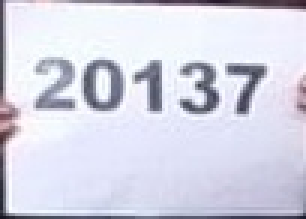
#> input picture paper_crops/WhatsApp_Image_2026-02-23_at_08.00.46_paper_1.jpg, 102 x 73 px, found by its file name (shown 3 times larger); its folder holds only this picture in this run
$ python -i process_for_ocr_soft.py   (imports and definitions only)
#> lines starting #> are read from the running program, lines starting #| are printed output that depends on the picture
import cv2
import os
import shutil

INPUT_DIR = "paper_crops"
OUTPUT_DIR = "paper_preprocessed"


def run_preprocess_soft():
    """
    Prétraitement OCR doux :
    - enlève la saleté du papier
    - évite le sur-contraste
    - respecte les écritures faibles
    """

    if not os.path.exists(INPUT_DIR):
        print("❌ paper_crops introuvable")
        return 0

    # Nettoyage du dossier de sortie
    shutil.rmtree(OUTPUT_DIR, ignore_errors=True)
    os.makedirs(OUTPUT_DIR, exist_ok=True)

    processed = 0

    for filename in os.listdir(INPUT_DIR):
        if not filename.lower().endswith((".jpg", ".png")):
            continue

        path = os.path.join(INPUT_DIR, filename)
        img = cv2.imread(path)
#> img is the input picture: shape (73, 102, 3); mean B, G, R 228.1, 213.7, 213

        if img is None:
            continue

        # 1. Grayscale
        gray = cv2.cvtColor(img, cv2.COLOR_BGR2GRAY)
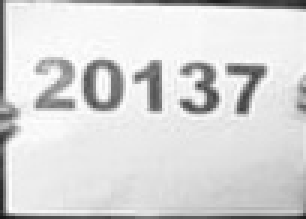
#> gray: shape (73, 102) (shown 3 times larger); min 22, max 254, mean 215.2

        # 2. Débruitage intelligent
        denoised = cv2.fastNlMeansDenoising(
            gray,
            h=15,
            templateWindowSize=7,
            searchWindowSize=21
        )

        # 3. CLAHE doux
        clahe = cv2.createCLAHE(
            clipLimit=1.8,
            tileGridSize=(8, 8)
        )
        enhanced = clahe.apply(denoised)
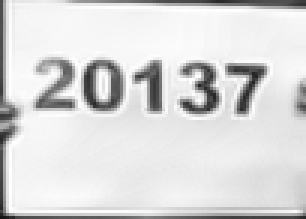
#> enhanced: shape (73, 102) (shown 3 times larger); min 20, max 255, mean 217.8

        # 4. Flou léger final
        final = enhanced

        output_path = os.path.join(
            OUTPUT_DIR,
            filename.rsplit(".", 1)[0] + "_clean.png"
        )

        cv2.imwrite(output_path, final)
        processed += 1

    print(f"🧼 Prétraitement OCR soft terminé ({processed} images)")
    return processed

>>> result = run_preprocess_soft()

$ run again, on paper_crops/WhatsApp_Image_2026-02-23_at_08.00.46_paper_5.jpg
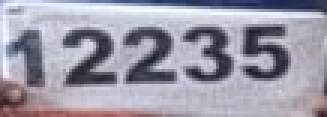
#> input picture paper_crops/WhatsApp_Image_2026-02-23_at_08.00.46_paper_5.jpg, 109 x 39 px, found by its file name (shown 3 times larger)
#> in run_preprocess_soft, img is the input picture: shape (39, 109, 3); mean B, G, R 168.9, 154.1, 156.2
#> in run_preprocess_soft, `gray = cv2.cvtColor(img, cv2.COLOR_BGR2GRAY)`:
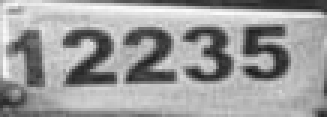
#> gray: shape (39, 109) (shown 3 times larger); min 26, max 253, mean 156.4
#> in run_preprocess_soft, `enhanced = clahe.apply(denoised)`:
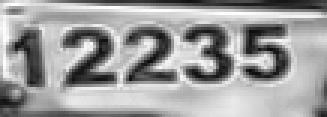
#> enhanced: shape (39, 109) (shown 3 times larger); min 10, max 255, mean 158

$ run again, on paper_crops/WhatsApp_Image_2026-02-23_at_08.00.46_paper_6.jpg
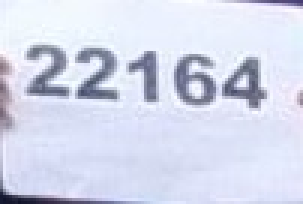
#> input picture paper_crops/WhatsApp_Image_2026-02-23_at_08.00.46_paper_6.jpg, 101 x 68 px, found by its file name (shown 3 times larger)
#> in run_preprocess_soft, img is the input picture: shape (68, 101, 3); mean B, G, R 235.4, 217.1, 212.5
#> in run_preprocess_soft, `gray = cv2.cvtColor(img, cv2.COLOR_BGR2GRAY)`:
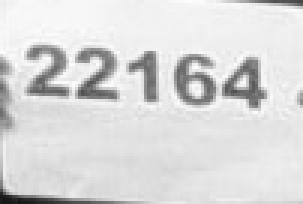
#> gray: shape (68, 101) (shown 3 times larger); min 20, max 254, mean 217.9
#> in run_preprocess_soft, `enhanced = clahe.apply(denoised)`:
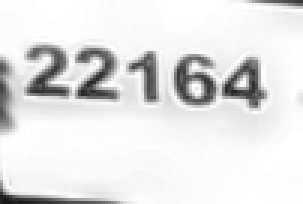
#> enhanced: shape (68, 101) (shown 3 times larger); min 21, max 255, mean 227.5

$ run again, on paper_crops/WhatsApp_Image_2026-02-23_at_08.00.46_paper_7.jpg
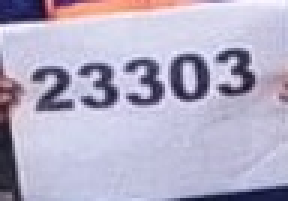
#> input picture paper_crops/WhatsApp_Image_2026-02-23_at_08.00.46_paper_7.jpg, 96 x 67 px, found by its file name (shown 3 times larger)
#> in run_preprocess_soft, img is the input picture: shape (67, 96, 3); mean B, G, R 198.7, 175.4, 180.5
#> in run_preprocess_soft, `gray = cv2.cvtColor(img, cv2.COLOR_BGR2GRAY)`:
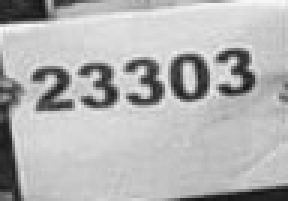
#> gray: shape (67, 96) (shown 3 times larger); min 19, max 250, mean 179.6
#> in run_preprocess_soft, `enhanced = clahe.apply(denoised)`:
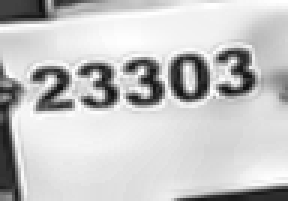
#> enhanced: shape (67, 96) (shown 3 times larger); min 12, max 255, mean 197.8

$ run again, on paper_crops/WhatsApp_Image_2026-02-23_at_08.00.46_paper_2.jpg
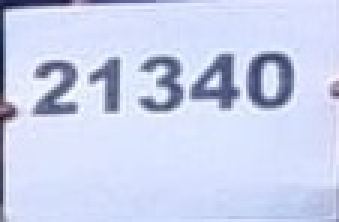
#> input picture paper_crops/WhatsApp_Image_2026-02-23_at_08.00.46_paper_2.jpg, 113 x 74 px, found by its file name (shown 3 times larger)
#> in run_preprocess_soft, img is the input picture: shape (74, 113, 3); mean B, G, R 236.4, 209.8, 201.7
#> in run_preprocess_soft, `gray = cv2.cvtColor(img, cv2.COLOR_BGR2GRAY)`:
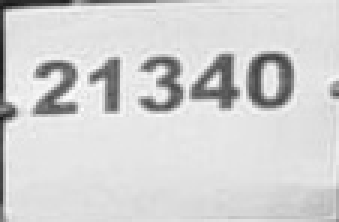
#> gray: shape (74, 113) (shown 3 times larger); min 25, max 253, mean 210.4
#> in run_preprocess_soft, `enhanced = clahe.apply(denoised)`:
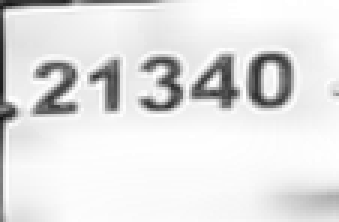
#> enhanced: shape (74, 113) (shown 3 times larger); min 21, max 255, mean 226.2
